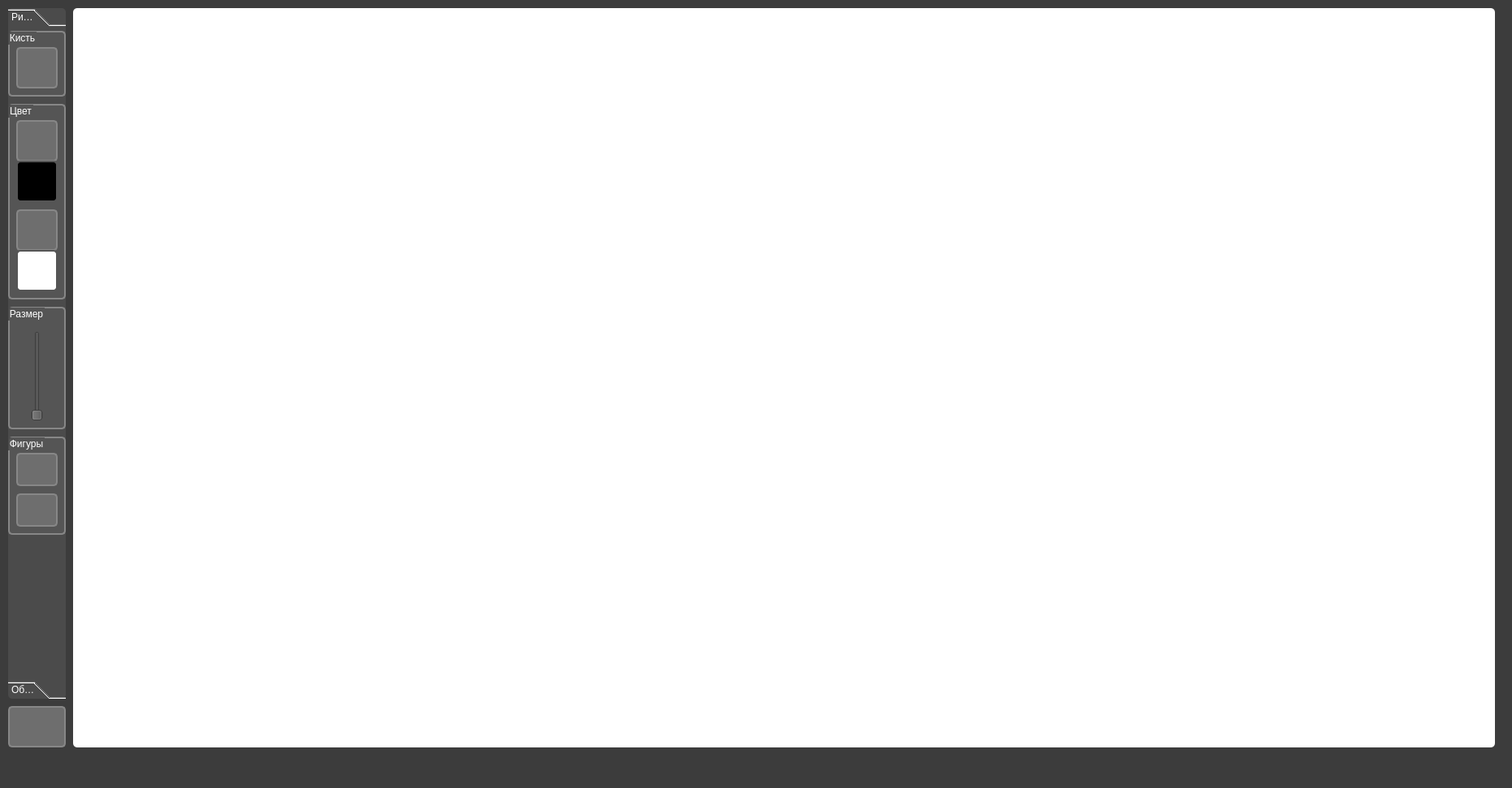
<?xml version="1.0" encoding="UTF-8"?>
<ui version="4.0">
 <class>MainWindow</class>
 <widget class="QMainWindow" name="MainWindow">
  <property name="geometry">
   <rect>
    <x>0</x>
    <y>0</y>
    <width>1862</width>
    <height>971</height>
   </rect>
  </property>
  <property name="windowTitle">
   <string>MainWindow</string>
  </property>
  <property name="windowIcon">
   <iconset resource="art.qrc">
    <normaloff>:/pictures/icon.png</normaloff>:/pictures/icon.png</iconset>
  </property>
  <property name="styleSheet">
   <string notr="true">border-radius: 5px;
background-color: rgb(60, 60, 60);
</string>
  </property>
  <widget class="QWidget" name="centralwidget">
   <widget class="QGraphicsView" name="graphicsView">
    <property name="geometry">
     <rect>
      <x>90</x>
      <y>10</y>
      <width>1751</width>
      <height>911</height>
     </rect>
    </property>
    <property name="cursor" stdset="0">
     <cursorShape>CrossCursor</cursorShape>
    </property>
    <property name="mouseTracking">
     <bool>true</bool>
    </property>
    <property name="styleSheet">
     <string notr="true">border-radius: 5px 5px;
background-color: white;</string>
    </property>
    <property name="alignment">
     <set>Qt::AlignLeading|Qt::AlignLeft|Qt::AlignTop</set>
    </property>
   </widget>
   <widget class="QToolBox" name="toolBox">
    <property name="geometry">
     <rect>
      <x>10</x>
      <y>10</y>
      <width>71</width>
      <height>851</height>
     </rect>
    </property>
    <property name="contextMenuPolicy">
     <enum>Qt::DefaultContextMenu</enum>
    </property>
    <property name="autoFillBackground">
     <bool>false</bool>
    </property>
    <property name="styleSheet">
     <string notr="true">color: white;
border: 4px;
background-color:rgb(75, 75, 75);
</string>
    </property>
    <property name="frameShape">
     <enum>QFrame::NoFrame</enum>
    </property>
    <property name="currentIndex">
     <number>0</number>
    </property>
    <widget class="QWidget" name="page_draw">
     <property name="geometry">
      <rect>
       <x>0</x>
       <y>0</y>
       <width>71</width>
       <height>789</height>
      </rect>
     </property>
     <attribute name="label">
      <string>Рисовать</string>
     </attribute>
     <widget class="QGroupBox" name="groupBox_4">
      <property name="geometry">
       <rect>
        <x>0</x>
        <y>0</y>
        <width>71</width>
        <height>81</height>
       </rect>
      </property>
      <property name="styleSheet">
       <string notr="true">border: 2px solid rgb(135, 135, 135);
background-color:rgb(85, 85, 85);</string>
      </property>
      <property name="title">
       <string>Кисть</string>
      </property>
      <widget class="QPushButton" name="pb_pen">
       <property name="geometry">
        <rect>
         <x>10</x>
         <y>20</y>
         <width>51</width>
         <height>51</height>
        </rect>
       </property>
       <property name="font">
        <font>
         <pointsize>8</pointsize>
         <stylestrategy>PreferAntialias</stylestrategy>
        </font>
       </property>
       <property name="cursor">
        <cursorShape>PointingHandCursor</cursorShape>
       </property>
       <property name="styleSheet">
        <string notr="true">background-color:rgb(110, 110, 110);</string>
       </property>
       <property name="text">
        <string/>
       </property>
       <property name="icon">
        <iconset resource="art.qrc">
         <normaloff>:/pictures/pen.png</normaloff>:/pictures/pen.png</iconset>
       </property>
       <property name="iconSize">
        <size>
         <width>50</width>
         <height>40</height>
        </size>
       </property>
       <property name="checkable">
        <bool>false</bool>
       </property>
       <property name="checked">
        <bool>false</bool>
       </property>
       <property name="autoExclusive">
        <bool>false</bool>
       </property>
       <property name="flat">
        <bool>true</bool>
       </property>
      </widget>
     </widget>
     <widget class="QGroupBox" name="groupBox">
      <property name="geometry">
       <rect>
        <x>0</x>
        <y>90</y>
        <width>71</width>
        <height>241</height>
       </rect>
      </property>
      <property name="styleSheet">
       <string notr="true">border: 2px solid rgb(135, 135, 135);
background-color:rgb(85, 85, 85);</string>
      </property>
      <property name="title">
       <string>Цвет</string>
      </property>
      <widget class="QPushButton" name="pb_inline">
       <property name="geometry">
        <rect>
         <x>10</x>
         <y>20</y>
         <width>51</width>
         <height>51</height>
        </rect>
       </property>
       <property name="font">
        <font>
         <pointsize>8</pointsize>
         <stylestrategy>PreferAntialias</stylestrategy>
        </font>
       </property>
       <property name="cursor">
        <cursorShape>PointingHandCursor</cursorShape>
       </property>
       <property name="styleSheet">
        <string notr="true">background-color:rgb(110, 110, 110);</string>
       </property>
       <property name="text">
        <string/>
       </property>
       <property name="icon">
        <iconset resource="art.qrc">
         <normaloff>:/pictures/inline.png</normaloff>:/pictures/inline.png</iconset>
       </property>
       <property name="iconSize">
        <size>
         <width>40</width>
         <height>40</height>
        </size>
       </property>
      </widget>
      <widget class="QTableView" name="tv_inline">
       <property name="geometry">
        <rect>
         <x>10</x>
         <y>70</y>
         <width>51</width>
         <height>51</height>
        </rect>
       </property>
       <property name="font">
        <font>
         <pointsize>9</pointsize>
         <stylestrategy>PreferAntialias</stylestrategy>
        </font>
       </property>
       <property name="styleSheet">
        <string notr="true">background: black;
border: 2px solid rgb(85, 85, 85);</string>
       </property>
      </widget>
      <widget class="QPushButton" name="pb_outline">
       <property name="geometry">
        <rect>
         <x>10</x>
         <y>130</y>
         <width>51</width>
         <height>51</height>
        </rect>
       </property>
       <property name="font">
        <font>
         <pointsize>8</pointsize>
         <stylestrategy>PreferAntialias</stylestrategy>
        </font>
       </property>
       <property name="cursor">
        <cursorShape>PointingHandCursor</cursorShape>
       </property>
       <property name="styleSheet">
        <string notr="true">background-color:rgb(110, 110, 110);</string>
       </property>
       <property name="text">
        <string/>
       </property>
       <property name="icon">
        <iconset resource="art.qrc">
         <normaloff>:/pictures/outline.png</normaloff>:/pictures/outline.png</iconset>
       </property>
       <property name="iconSize">
        <size>
         <width>40</width>
         <height>40</height>
        </size>
       </property>
      </widget>
      <widget class="QTableView" name="tv_outline">
       <property name="geometry">
        <rect>
         <x>10</x>
         <y>180</y>
         <width>51</width>
         <height>51</height>
        </rect>
       </property>
       <property name="font">
        <font>
         <pointsize>9</pointsize>
         <stylestrategy>PreferAntialias</stylestrategy>
        </font>
       </property>
       <property name="styleSheet">
        <string notr="true">border: 2px solid rgb(85, 85, 85);
background: white;</string>
       </property>
      </widget>
     </widget>
     <widget class="QGroupBox" name="groupBox_3">
      <property name="geometry">
       <rect>
        <x>0</x>
        <y>500</y>
        <width>71</width>
        <height>121</height>
       </rect>
      </property>
      <property name="styleSheet">
       <string notr="true">border: 2px solid rgb(135, 135, 135);
background-color:rgb(85, 85, 85);</string>
      </property>
      <property name="title">
       <string>Фигуры</string>
      </property>
      <widget class="QPushButton" name="pb_rect">
       <property name="geometry">
        <rect>
         <x>10</x>
         <y>20</y>
         <width>51</width>
         <height>41</height>
        </rect>
       </property>
       <property name="font">
        <font>
         <pointsize>8</pointsize>
         <stylestrategy>PreferAntialias</stylestrategy>
        </font>
       </property>
       <property name="cursor">
        <cursorShape>PointingHandCursor</cursorShape>
       </property>
       <property name="styleSheet">
        <string notr="true">background-color:rgb(110, 110, 110);</string>
       </property>
       <property name="text">
        <string/>
       </property>
       <property name="icon">
        <iconset resource="art.qrc">
         <normaloff>:/pictures/rect.png</normaloff>:/pictures/rect.png</iconset>
       </property>
       <property name="iconSize">
        <size>
         <width>40</width>
         <height>40</height>
        </size>
       </property>
       <property name="checkable">
        <bool>false</bool>
       </property>
      </widget>
      <widget class="QPushButton" name="pb_ellipse">
       <property name="geometry">
        <rect>
         <x>10</x>
         <y>70</y>
         <width>51</width>
         <height>41</height>
        </rect>
       </property>
       <property name="font">
        <font>
         <pointsize>8</pointsize>
         <stylestrategy>PreferAntialias</stylestrategy>
        </font>
       </property>
       <property name="cursor">
        <cursorShape>PointingHandCursor</cursorShape>
       </property>
       <property name="styleSheet">
        <string notr="true">background-color:rgb(110, 110, 110);</string>
       </property>
       <property name="text">
        <string/>
       </property>
       <property name="icon">
        <iconset resource="art.qrc">
         <normaloff>:/pictures/ellipse.png</normaloff>:/pictures/ellipse.png</iconset>
       </property>
       <property name="iconSize">
        <size>
         <width>40</width>
         <height>40</height>
        </size>
       </property>
       <property name="checkable">
        <bool>false</bool>
       </property>
      </widget>
     </widget>
     <widget class="QGroupBox" name="groupBox_2">
      <property name="geometry">
       <rect>
        <x>0</x>
        <y>340</y>
        <width>71</width>
        <height>151</height>
       </rect>
      </property>
      <property name="styleSheet">
       <string notr="true">border: 2px solid rgb(135, 135, 135);
background-color:rgb(85, 85, 85);</string>
      </property>
      <property name="title">
       <string>Размер</string>
      </property>
      <widget class="QSlider" name="hs_thickness">
       <property name="geometry">
        <rect>
         <x>20</x>
         <y>30</y>
         <width>31</width>
         <height>111</height>
        </rect>
       </property>
       <property name="font">
        <font>
         <pointsize>8</pointsize>
         <stylestrategy>PreferAntialias</stylestrategy>
        </font>
       </property>
       <property name="cursor">
        <cursorShape>OpenHandCursor</cursorShape>
       </property>
       <property name="styleSheet">
        <string notr="true">border: 2px solid rgb(85, 85, 85);</string>
       </property>
       <property name="minimum">
        <number>1</number>
       </property>
       <property name="maximum">
        <number>10</number>
       </property>
       <property name="orientation">
        <enum>Qt::Vertical</enum>
       </property>
      </widget>
     </widget>
    </widget>
    <widget class="QWidget" name="page_obj">
     <property name="geometry">
      <rect>
       <x>0</x>
       <y>0</y>
       <width>71</width>
       <height>789</height>
      </rect>
     </property>
     <attribute name="label">
      <string>Объект</string>
     </attribute>
     <widget class="QGroupBox" name="groupBox_5">
      <property name="geometry">
       <rect>
        <x>0</x>
        <y>0</y>
        <width>71</width>
        <height>81</height>
       </rect>
      </property>
      <property name="font">
       <font>
        <stylestrategy>PreferAntialias</stylestrategy>
       </font>
      </property>
      <property name="layoutDirection">
       <enum>Qt::LeftToRight</enum>
      </property>
      <property name="styleSheet">
       <string notr="true">border: 2px solid rgb(135, 135, 135);
background-color:rgb(85, 85, 85);</string>
      </property>
      <property name="title">
       <string>Выделить</string>
      </property>
      <property name="alignment">
       <set>Qt::AlignLeading|Qt::AlignLeft|Qt::AlignVCenter</set>
      </property>
      <property name="flat">
       <bool>false</bool>
      </property>
      <widget class="QPushButton" name="pb_select">
       <property name="geometry">
        <rect>
         <x>10</x>
         <y>20</y>
         <width>51</width>
         <height>51</height>
        </rect>
       </property>
       <property name="cursor">
        <cursorShape>PointingHandCursor</cursorShape>
       </property>
       <property name="styleSheet">
        <string notr="true">background-color:rgb(110, 110, 110);</string>
       </property>
       <property name="text">
        <string/>
       </property>
       <property name="icon">
        <iconset resource="art.qrc">
         <normaloff>:/pictures/select.png</normaloff>:/pictures/select.png</iconset>
       </property>
       <property name="iconSize">
        <size>
         <width>50</width>
         <height>40</height>
        </size>
       </property>
       <property name="checkable">
        <bool>false</bool>
       </property>
       <property name="checked">
        <bool>false</bool>
       </property>
      </widget>
     </widget>
     <widget class="QGroupBox" name="groupBox_7">
      <property name="geometry">
       <rect>
        <x>0</x>
        <y>90</y>
        <width>71</width>
        <height>81</height>
       </rect>
      </property>
      <property name="font">
       <font>
        <stylestrategy>PreferAntialias</stylestrategy>
       </font>
      </property>
      <property name="styleSheet">
       <string notr="true">border: 2px solid rgb(135, 135, 135);
background-color:rgb(85, 85, 85);</string>
      </property>
      <property name="title">
       <string>Двигать</string>
      </property>
      <widget class="QPushButton" name="pb_move">
       <property name="geometry">
        <rect>
         <x>10</x>
         <y>20</y>
         <width>51</width>
         <height>51</height>
        </rect>
       </property>
       <property name="cursor">
        <cursorShape>PointingHandCursor</cursorShape>
       </property>
       <property name="styleSheet">
        <string notr="true">background-color:rgb(110, 110, 110);</string>
       </property>
       <property name="text">
        <string/>
       </property>
       <property name="icon">
        <iconset resource="art.qrc">
         <normaloff>:/pictures/move.png</normaloff>:/pictures/move.png</iconset>
       </property>
       <property name="iconSize">
        <size>
         <width>40</width>
         <height>40</height>
        </size>
       </property>
       <property name="checkable">
        <bool>false</bool>
       </property>
      </widget>
     </widget>
     <widget class="QGroupBox" name="groupBox_6">
      <property name="geometry">
       <rect>
        <x>0</x>
        <y>180</y>
        <width>71</width>
        <height>81</height>
       </rect>
      </property>
      <property name="font">
       <font>
        <stylestrategy>PreferAntialias</stylestrategy>
       </font>
      </property>
      <property name="styleSheet">
       <string notr="true">border: 2px solid rgb(135, 135, 135);
background-color:rgb(85, 85, 85);</string>
      </property>
      <property name="title">
       <string>Удалить</string>
      </property>
      <widget class="QPushButton" name="pb_del">
       <property name="geometry">
        <rect>
         <x>10</x>
         <y>20</y>
         <width>51</width>
         <height>51</height>
        </rect>
       </property>
       <property name="cursor">
        <cursorShape>PointingHandCursor</cursorShape>
       </property>
       <property name="styleSheet">
        <string notr="true">background-color:rgb(110, 110, 110);</string>
       </property>
       <property name="text">
        <string/>
       </property>
       <property name="icon">
        <iconset resource="art.qrc">
         <normaloff>:/pictures/del.png</normaloff>:/pictures/del.png</iconset>
       </property>
       <property name="iconSize">
        <size>
         <width>40</width>
         <height>40</height>
        </size>
       </property>
       <property name="checkable">
        <bool>false</bool>
       </property>
      </widget>
     </widget>
    </widget>
   </widget>
   <widget class="QLabel" name="l_now">
    <property name="geometry">
     <rect>
      <x>10</x>
      <y>870</y>
      <width>71</width>
      <height>51</height>
     </rect>
    </property>
    <property name="styleSheet">
     <string notr="true">background-color:rgb(110, 110, 110);
border: 2px solid rgb(135, 135, 135);</string>
    </property>
    <property name="text">
     <string/>
    </property>
    <property name="alignment">
     <set>Qt::AlignCenter</set>
    </property>
   </widget>
  </widget>
  <widget class="QMenuBar" name="menubar">
   <property name="geometry">
    <rect>
     <x>0</x>
     <y>0</y>
     <width>1862</width>
     <height>25</height>
    </rect>
   </property>
  </widget>
  <widget class="QStatusBar" name="statusbar"/>
 </widget>
 <resources>
  <include location="art.qrc"/>
 </resources>
 <connections/>
</ui>
